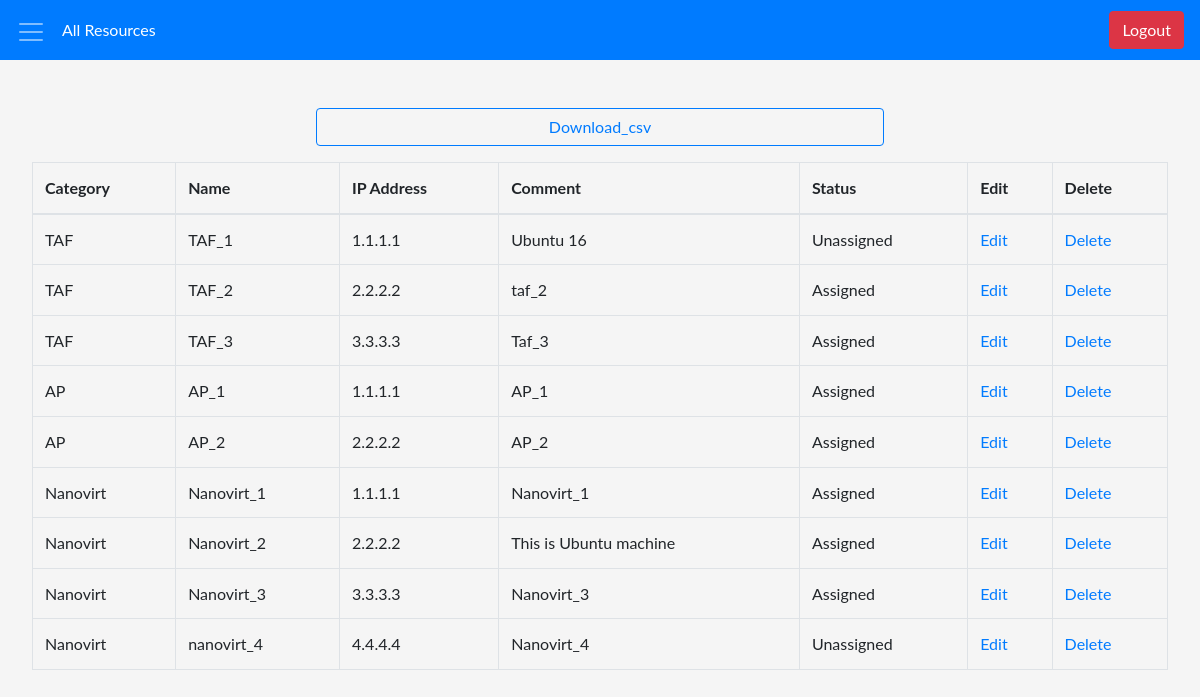
The app's page /my_resource/all_item/ (signed in) with its own data.
### my_resource/models.py (models this page shows, shortened)
class MyResource(models.Model):
    Unassigned = 'Unassigned'
    Assigned = 'Assigned'
    STATUS = [
    ('Unassigned','Unassigned'),
    ('Assigned','Assigned')
    ]
    rsc_category = models.ForeignKey(Category, on_delete=models.CASCADE)
    rsc_name = models.CharField(max_length=100)
    rsc_ip = models.CharField(max_length=20)
    rsc_comment = models.TextField(max_length=50)
    rsc_status = models.CharField(max_length=30,choices=STATUS, default=Unassigned)

class Category(models.Model):
    name = models.CharField(max_length=100)
    def __str__(self):
        return self.name

### my_resource/views.py (the view)
# urls.py: path('all_item/', views.all_item, name="all_item"),
@login_required
def all_item(request):
    items = MyResource.objects.all().order_by('rsc_category')
    context = {"items":items}
    return render(request,'resource/all_item.html',context)

### templates/resource/all_item.html (shortened to what this page needs)
{% extends "base.html" %}
{% load crispy_forms_tags %}
{% block span %} All Resources {% endblock %}
{% block content %}
<a  href="{% url 'download_csv' %}" >
    <button type="button" class="btn btn-outline-primary " style="margin-bottom: 1rem;margin-left: 25%;">Download_csv</button></a>
<div class="table-responsive">
<table class="table table-bordered">
    <thead>
    <tr>
        <th>Category</th>
        <th>Name</th>
        <th>IP Address</th>
        <th>Comment</th>
        <th>Status</th>
        <th>Edit</th>
        <th>Delete</th>
    </tr>
    </thead>
    <tbody>
          {% if items %}
            {% for item in items %}
    <tr>
        <td>{{ item.rsc_category }}</td>
        <td>{{ item.rsc_name }}</td>
        <td>{{ item.rsc_ip }}</td>
        <td>{{ item.rsc_comment }}</td>
        <td>{{ item.rsc_status }}</td>
        <td><a href="{% url 'edit_item' item.id %}" class="mdl-button mdl-button--colored mdl-js-button mdl-js-ripple-effect">Edit</a></td>
        <td><a href="{% url 'delete_resource' item.id %}" class="mdl-button mdl-button--colored mdl-js-button mdl-js-ripple-effect">Delete</a></td>
    </tr>
    {% endfor %}
    {%  else %}
    <p>No item available</p>
    {% endif %}
    </tbody>
</table>
</div>
{% endblock %}

### templates/base.html (shortened to what this page needs)
{% load staticfiles %}
{% load crispy_forms_tags %}
<!doctype html>
<html lang="en">
  <head>
    <link href="{% static 'css/bootstrap.min.css' %}" rel="stylesheet">
    <link href="{% static 'css/base.css' %}" rel="stylesheet">
  </head>
  <body>
        <nav class="navbar navbar-expand-sm navbar-dark bg-primary">
           <div class="collapse navbar-collapse" id="navbarTogglerDemo01">
              <a class="navbar-brand" href="#" onclick="openNav()"><span class="navbar-toggler-icon"></span></a>
              <ul class="navbar-nav mr-auto mt-2 mt-lg-0">
                <li class="nav-item">
                  <a class="nav-item"><div style="color:white">{% block span %}{% endblock %}</div><span class="sr-only">(current)</span></a>
                </li>
              </ul>
              <form class="form-inline my-2 my-lg-0">
                <button class="btn btn-danger my-2 my-sm-0" type="submit" style="width:100%;">
                      <a  style="color:white" class="mdl-navigation__link" href="{% url 'logout' %}">Logout</a>
                </button>
              </form>
            </div>
          </nav>
          <div class="center">
          {% block content %}
          {% endblock %}
        </div>
  </body>
</html>

### static/css/base.css (style rules this page uses)
nav { position: absolute; }
body { position: relative; background-color:#f5f5f5; font-family: 'Lato', sans-serif; font-weight: 400; line-height: 1.6; }
.center { margin:2rem; }
select, input, button, textarea { width:50%; }
.btn { width:50%; margin-top: 1rem; }
a:link { text-decoration: none; }

### records on screen
MyResource: rsc_category "TAF", rsc_name "TAF_1", rsc_ip "1.1.1.1", rsc_comment "Ubuntu 16", rsc_status "Unassigned"
MyResource: rsc_category "TAF", rsc_name "TAF_2", rsc_ip "2.2.2.2", rsc_comment "taf_2", rsc_status "Assigned"
MyResource: rsc_category "TAF", rsc_name "TAF_3", rsc_ip "3.3.3.3", rsc_comment "Taf_3", rsc_status "Assigned"
MyResource: rsc_category "AP", rsc_name "AP_1", rsc_ip "1.1.1.1", rsc_comment "AP_1", rsc_status "Assigned"
MyResource: rsc_category "AP", rsc_name "AP_2", rsc_ip "2.2.2.2", rsc_comment "AP_2", rsc_status "Assigned"
MyResource: rsc_category "Nanovirt", rsc_name "Nanovirt_1", rsc_ip "1.1.1.1", rsc_comment "Nanovirt_1", rsc_status "Assigned"
MyResource: rsc_category "Nanovirt", rsc_name "Nanovirt_2", rsc_ip "2.2.2.2", rsc_comment "This is Ubuntu machine", rsc_status "Assigned"
MyResource: rsc_category "Nanovirt", rsc_name "Nanovirt_3", rsc_ip "3.3.3.3", rsc_comment "Nanovirt_3", rsc_status "Assigned"
MyResource: rsc_category "Nanovirt", rsc_name "nanovirt_4", rsc_ip "4.4.4.4", rsc_comment "Nanovirt_4", rsc_status "Unassigned"
